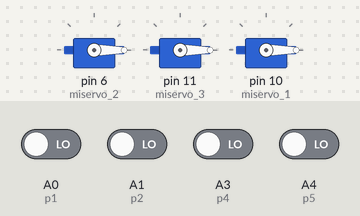
The sketch below on a simulated Arduino Uno, built with avr-gcc and run on an emulated ATmega328P. Shown: 3 × servo. The test bench sets the inputs (shaded band); at power-on: A0 (p1), A1 (p2), A3 (p4), A4 (p5) LOW.

Above: at 1.2 s.
1.3 s: A0 (p1) driven HIGH
At 4.0 s:
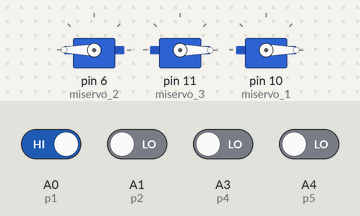
4.3 s: A3 (p4) driven HIGH
At 5.06 s:
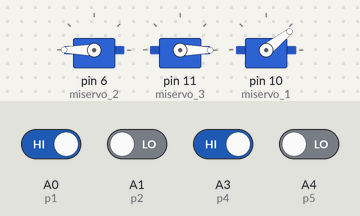
7.3 s: A4 (p5) driven HIGH
At 9.5 s:
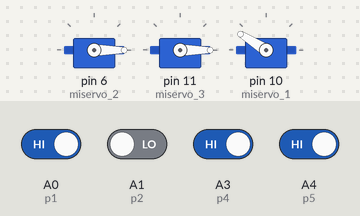
10.3 s: A3 (p4) driven LOW
At 10.78 s:
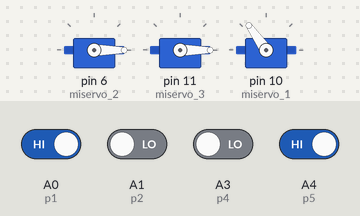
13.3 s: A3 (p4) driven HIGH and A4 (p5) driven LOW
At 14.11 s:
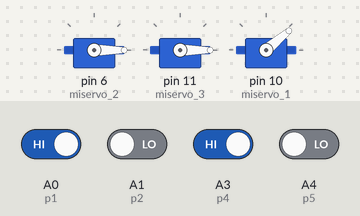
16.3 s: A3 (p4) driven LOW
At 16.3 s:
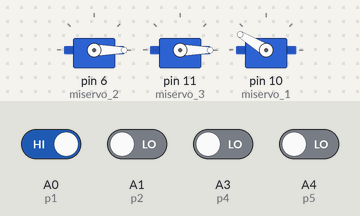
Timing chart, 0 to 22.7 s (numbered marks = the images above; inputs shaded):
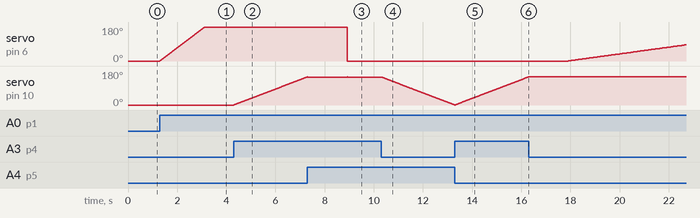

Measured:
- after the input at 1.3 s, servo on pin 6 (miservo_2): moves from 0° to 180° over 1.8 s, starting at once
- after the input at 4.3 s, servo on pin 6 (miservo_2): stays 180° (without the input it goes to 0° after 2.0 s); servo on pin 10 (miservo_1): moves from 0° to 149° over 3.0 s, starting at once
- after the input at 7.3 s, servo on pin 6 (miservo_2): 180° → 0° after 1.6 s instead of 1.1 s
- after the input at 10.3 s, servo on pin 10 (miservo_1): moves from 148° to 0° over 3.0 s, starting at once
- after the input at 13.3 s, servo on pin 10 (miservo_1): moves from 0° to 149° over 3.0 s, starting at once
- after the input at 16.3 s, servo on pin 10 (miservo_1): stays 149° (without the input it goes to 150° after 0.01 s)

The sketch:

grua_y_servos.ino
```cpp
#include <Servo.h>

#define p1 A0
#define p2 A1
#define p3 A2
#define p4 A3
#define p5 A4

Servo miservo_2; // SERVO A
Servo miservo_3;
Servo miservo_1;

volatile int grados2 = 0;
volatile int grados3 = 0;
volatile int grados1 = 0;

void setup() {

  pinMode(p1, INPUT);
  pinMode(p2, INPUT);
  pinMode(p3, INPUT);
  pinMode(p4, INPUT);
  pinMode(p5, INPUT);

  Serial.begin(9600);

  miservo_2.attach(6, 1000, 2000);
  miservo_2.write(grados2);

  miservo_3.attach(11, 1000, 2000); // EL 2 ES EL PIN DONDE ESTA CONECTADO EL 750 ES EL 0 Y EL 1800 POR LOS 180°
  miservo_3.write(grados3);//b

  miservo_1.attach(10, 1000, 2000); // EL 2 ES EL PIN DONDE ESTA CONECTADO EL 750 ES EL 0 Y EL 1800 POR LOS 180°
  miservo_1.write(grados1);//b

}

void loop() {

  if(digitalRead(p1) == HIGH){//adelante o atras

    grados2++;

    if(grados2 >= 180){
      grados2 == 180;
    }
    miservo_2.write(grados2);
    delay(10);
  }
   if(digitalRead(p2) == HIGH){ //adelante o atras

    grados2--;

    if(grados2 <= 0){
      grados2 = 0;
    }
    miservo_2.write(grados2);
    delay(10);
  }

 if(digitalRead(p4) == HIGH){//derecha

    grados1++;

  if(grados1 >= 270){
    grados1 = 270;
  }

  miservo_1.write(grados1);
  delay(10);;
  }
   if(digitalRead(p5) == HIGH){ //izquierda

    grados1--;

  if(grados1 <= 0){
    grados1 = 0;
  }

  miservo_1.write(grados1);
  delay(10);
  }
}
```
